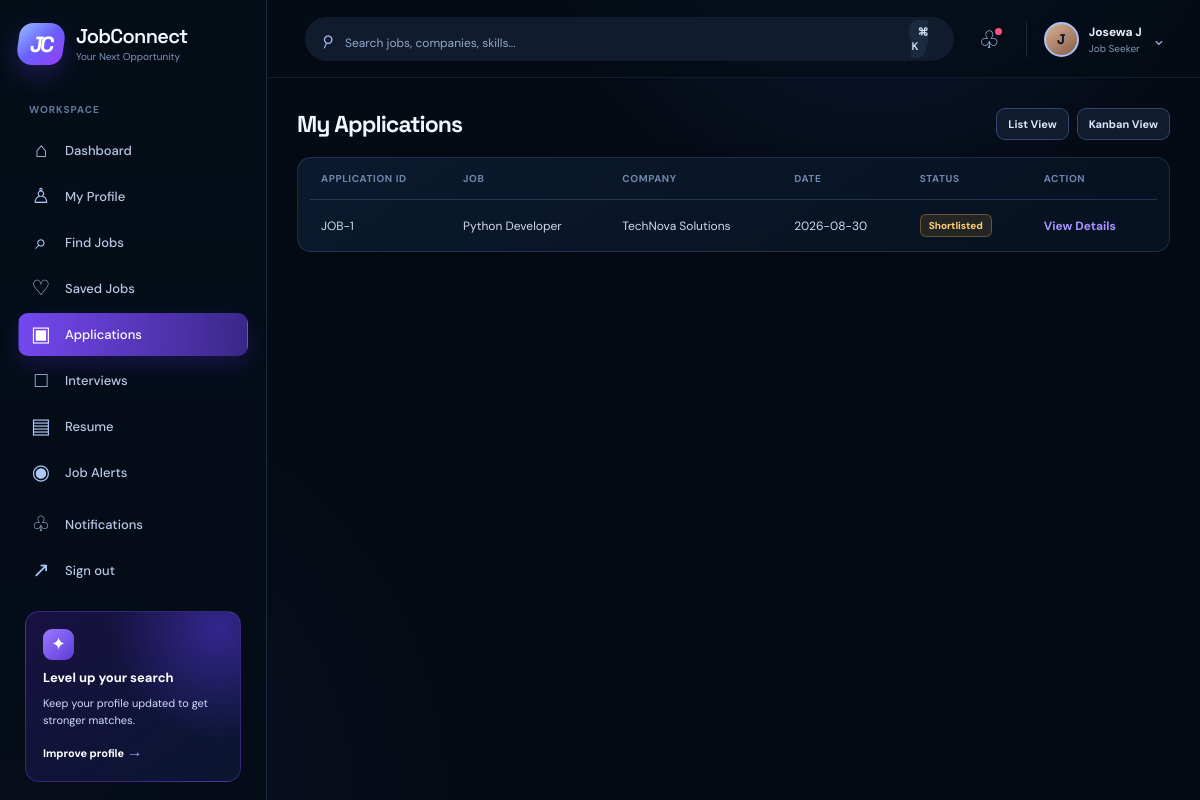
/applications (signed in), run on the app's committed database.
### tables this page shows
CREATE TABLE users (
            id INTEGER PRIMARY KEY AUTOINCREMENT,
            username TEXT UNIQUE NOT NULL,
            full_name TEXT NOT NULL,
            email TEXT UNIQUE NOT NULL,
            phone TEXT,
            password_hash TEXT NOT NULL,
            role TEXT NOT NULL,
            location TEXT,
            profile_image TEXT,
            created_at TEXT NOT NULL DEFAULT CURRENT_TIMESTAMP
        );

CREATE TABLE applications (
            id INTEGER PRIMARY KEY AUTOINCREMENT,
            user_id INTEGER NOT NULL,
            job_id INTEGER NOT NULL,
            resume_id INTEGER,
            cover_letter TEXT,
            portfolio_url TEXT,
            github_url TEXT,
            linkedin_url TEXT,
            additional_info TEXT,
            applied_at TEXT NOT NULL DEFAULT CURRENT_TIMESTAMP,
            status TEXT DEFAULT 'applied',
            FOREIGN KEY(user_id) REFERENCES users(id),
            FOREIGN KEY(job_id) REFERENCES jobs(id),
            FOREIGN KEY(resume_id) REFERENCES resumes(id)
        );

CREATE TABLE jobs (
            id INTEGER PRIMARY KEY AUTOINCREMENT,
            company_id INTEGER,
            recruiter_id INTEGER,
            title TEXT NOT NULL,
            description TEXT,
            responsibilities TEXT,
            required_skills TEXT,
            preferred_skills TEXT,
            location TEXT,
            salary_min INTEGER,
            salary_max INTEGER,
            employment_type TEXT,
            workplace_type TEXT,
            experience_level TEXT,
            education TEXT,
            deadline TEXT,
            status TEXT DEFAULT 'active',
            created_at TEXT NOT NULL DEFAULT CURRENT_TIMESTAMP,
            FOREIGN KEY(company_id) REFERENCES companies(id),
            FOREIGN KEY(recruiter_id) REFERENCES users(id)
        );

CREATE TABLE companies (
            id INTEGER PRIMARY KEY AUTOINCREMENT,
            recruiter_id INTEGER,
            company_name TEXT NOT NULL,
            logo TEXT,
            description TEXT,
            industry TEXT,
            location TEXT,
            website TEXT,
            employee_count INTEGER,
            created_at TEXT NOT NULL DEFAULT CURRENT_TIMESTAMP,
            FOREIGN KEY(recruiter_id) REFERENCES users(id)
        );

### backend/app.py (the view)
@app.route("/applications")
@login_required
def applications_page():
    user = get_current_user()
    view = request.args.get("view", "list")
    conn = get_db_connection()
    rows = conn.execute(
        """
        SELECT a.*, j.title AS job_title, c.company_name, r.file_name AS resume_name,
        (SELECT COUNT(*) FROM interviews i WHERE i.application_id = a.id) AS interview_count
        FROM applications a
        JOIN jobs j ON j.id = a.job_id
        LEFT JOIN companies c ON c.id = j.company_id
        LEFT JOIN resumes r ON r.id = a.resume_id
        WHERE a.user_id = ?
        ORDER BY a.applied_at DESC
        """,
        (user["id"],),
    ).fetchall()
    conn.close()
    apps = [dict(row) for row in rows]
    return render_template("applications.html", applications=apps, user=user, view=view)

### backend/app.py (called while the page is built, shortened)
def login_required(view):
    @wraps(view)
    def wrapped(*args, **kwargs):
        if not session.get("user_id"):
            flash("Please log in to continue.", "error")
            return redirect(url_for("login"))
        return view(*args, **kwargs)
    return wrapped

def get_current_user():
    user_id = session.get("user_id")
    if not user_id:
        return None
    conn = get_db_connection()
    user = conn.execute("SELECT * FROM users WHERE id = ?", (user_id,)).fetchone()
    conn.close()
    return dict(user) if user else None

def ensure_demo_data():
    conn = get_db_connection()
    user_count = conn.execute("SELECT COUNT(*) FROM users").fetchone()[0]
    if user_count > 0:
        conn.close()
        return

@app.before_request
def setup_demo_data():
    init_db()
    ensure_demo_data()

@app.context_processor
def inject_user():
    return {"current_user": get_current_user()}

### backend/database.py (called while the page is built)
def get_db_connection():
    conn = sqlite3.connect(DB_PATH)
    conn.row_factory = sqlite3.Row
    return conn

### frontend/templates/applications.html (shortened to what this page needs)
{% extends 'base.html' %}
{% block content %}
<div class="container">
  <div class="section-heading">
    <h2>My Applications</h2>
    <div class="card-actions">
      <a href="{{ url_for('applications_page', view='list') }}" class="btn btn-secondary btn-sm">List View</a>
      <a href="{{ url_for('applications_page', view='kanban') }}" class="btn btn-secondary btn-sm">Kanban View</a>
    </div>
  </div>
  {% if view == 'kanban' %}
    <div class="stats-grid" style="grid-template-columns: repeat(4, minmax(180px, 1fr));">
      {% for status in ['applied','under_review','shortlisted','interview','selected','rejected'] %}
      <div class="dashboard-panel">
        <h3>{{ status|replace('_',' ')|title }}</h3>
        {% set filtered = applications|selectattr('status','equalto',status)|list %}
        {% for app in filtered %}
          <div class="info-card" style="margin-top: 12px;">
            <strong>{{ app.job_title }}</strong><br>
            {{ app.company_name }}<br>
            <span class="badge">{{ app.status }}</span>
          </div>
        {% endfor %}
      </div>
      {% endfor %}
    </div>
  {% else %}
    <div class="table-wrap">
      <table>
        <thead>
          <tr>
            <th>Application ID</th>
            <th>Job</th>
            <th>Company</th>
            <th>Date</th>
            <th>Status</th>
            <th>Action</th>
          </tr>
        </thead>
        <tbody>
          {% for app in applications %}
          <tr>
            <td>JOB-{{ app.id }}</td>
            <td>{{ app.job_title }}</td>
            <td>{{ app.company_name }}</td>
            <td>{{ app.applied_at[:10] }}</td>
            <td><span class="badge {% if app.status == 'selected' %}success{% elif app.status == 'rejected' %}danger{% elif app.status == 'shortlisted' or app.status == 'interview' %}warning{% endif %}">{{ app.status }}</span></td>
            <td><a href="{{ url_for('application_detail', application_id=app.id) }}">View Details</a></td>
          </tr>
          {% endfor %}
        </tbody>
      </table>
    </div>
  {% endif %}
</div>
{% endblock %}

### frontend/templates/base.html (shortened to what this page needs)
<!DOCTYPE html>
<html lang="en">
  <head>
    <link rel="stylesheet" href="{{ url_for('static', filename='css/style.css', v='8') }}" />
  </head>
  <body>
    {% set active = request.endpoint or '' %}
    <div class="page-shell {% if current_user %}signed-in{% else %}guest-shell{% endif %}">
      {% if current_user %}
      <aside class="sidebar" id="sidebar">
        <a class="brand-wrap" href="{{ url_for('dashboard') }}" aria-label="JobConnect dashboard">
          <span class="brand-mark">JC</span>
          <span><span class="brand-name">JobConnect</span><span class="brand-tag">Your Next Opportunity</span></span>
        </a>
        <nav class="sidebar-nav" aria-label="Main navigation">
          <p class="nav-label">Workspace</p>
          <a class="nav-link {% if active == 'dashboard' %}active{% endif %}" href="{{ url_for('dashboard') }}"><span class="nav-icon">⌂</span>Dashboard</a>
          {% if current_user.role == 'job_seeker' %}
          <a class="nav-link {% if active == 'profile' %}active{% endif %}" href="{{ url_for('profile') }}"><span class="nav-icon">♙</span>My Profile</a>
          <a class="nav-link {% if active == 'jobs' or active == 'search_results' or active == 'job_detail' %}active{% endif %}" href="{{ url_for('jobs') }}"><span class="nav-icon">⌕</span>Find Jobs</a>
          <a class="nav-link {% if active == 'saved_jobs' %}active{% endif %}" href="{{ url_for('saved_jobs') }}"><span class="nav-icon">♡</span>Saved Jobs</a>
          <a class="nav-link {% if active == 'applications_page' or active == 'application_detail' %}active{% endif %}" href="{{ url_for('applications_page') }}"><span class="nav-icon">▣</span>Applications</a>
          <a class="nav-link {% if active == 'interviews_page' or active == 'interview_detail' %}active{% endif %}" href="{{ url_for('interviews_page') }}"><span class="nav-icon">□</span>Interviews</a>
          <a class="nav-link {% if active == 'resume_management' %}active{% endif %}" href="{{ url_for('resume_management') }}"><span class="nav-icon">▤</span>Resume</a>
          <a class="nav-link {% if active == 'job_alerts' %}active{% endif %}" href="{{ url_for('job_alerts') }}"><span class="nav-icon">◉</span>Job Alerts</a>
          {% else %}
          <a class="nav-link {% if active == 'admin_users' %}active{% endif %}" href="{{ url_for('admin_users') }}"><span class="nav-icon">♙</span>Users</a>
          <a class="nav-link {% if active == 'admin_jobs' %}active{% endif %}" href="{{ url_for('admin_jobs') }}"><span class="nav-icon">▣</span>Job Listings</a>
          {% endif %}
        </nav>
        <div class="sidebar-bottom">
          <a class="nav-link {% if active == 'notifications_page' %}active{% endif %}" href="{{ url_for('notifications_page') }}"><span class="nav-icon">♧</span>Notifications</a>
          <a class="nav-link" href="{{ url_for('logout') }}"><span class="nav-icon">↗</span>Sign out</a>
          <div class="upgrade-card">
            <span class="upgrade-icon">✦</span><strong>Level up your search</strong>
            <span>Keep your profile updated to get stronger matches.</span>
            <a href="{{ url_for('profile') if current_user.role != 'admin' else url_for('dashboard') }}">Improve profile <b>→</b></a>
          </div>
        </div>
      </aside>
      <div class="workspace">
        <header class="topbar">
          <form method="GET" action="{{ url_for('search_results') }}" class="search-form">
            <span class="search-icon">⌕</span><input type="text" name="q" placeholder="Search jobs, companies, skills..." value="{{ request.args.get('q', '') }}" />
            <button type="submit" aria-label="Search">Search <kbd>⌘ K</kbd></button>
          </form>
          <div class="topbar-actions">
            <a href="{{ url_for('notifications_page') }}" class="round-action" aria-label="Notifications">♧</a>
            <a href="{{ url_for('profile') if current_user.role != 'admin' else url_for('dashboard') }}" class="user-menu"><span class="avatar">{{ current_user.full_name[:1]|upper }}</span><span class="user-menu-text"><b>{{ current_user.full_name }}</b><small>{{ current_user.role|replace('_', ' ')|title }}</small></span><span class="chevron">⌄</span></a>
          </div>
        </header>
      {% endif %}
      <main class="{% if current_user %}main-content{% else %}landing-main{% endif %}">{% block content %}{% endblock %}</main>
      {% if current_user %}</div>{% endif %}
    </div>
  </body>
</html>

### data on the page
users: full_name "J", full_name "Josewa J", role "Job Seeker"
applications: id "1", job_title "Python Developer", company_name "TechNova Solutions", applied_at "2026-08-30", status "Shortlisted"
